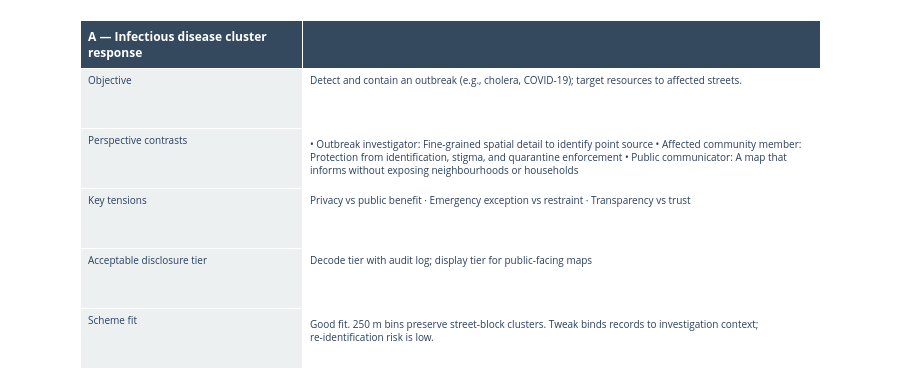
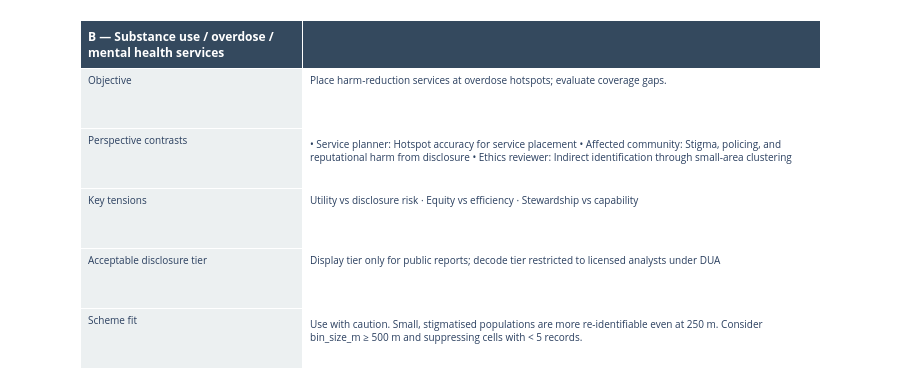
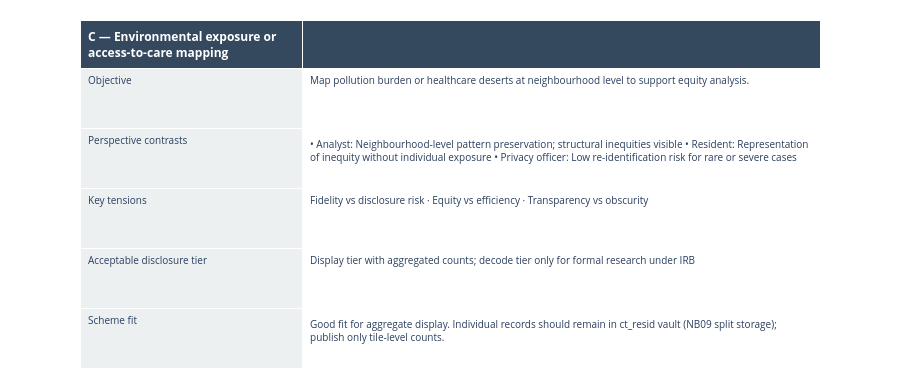

Notebook cell for these charts, in order:
### Markdown cell above
## Three Public Health Scenarios

The same scheme may be ethical in one scenario and inappropriate in another.
For each scenario the matrix shows which tensions dominate and what the
acceptable disclosure tier is.

### Code cell
scenarios = [
    {
        "name": "A — Infectious disease cluster response",
        "objective": "Detect and contain an outbreak (e.g., cholera, COVID-19); target resources to affected streets.",
        "perspectives": [
            ("Outbreak investigator", "Fine-grained spatial detail to identify point source"),
            ("Affected community member", "Protection from identification, stigma, and quarantine enforcement"),
            ("Public communicator", "A map that informs without exposing neighbourhoods or households"),
        ],
        "tensions": "Privacy vs public benefit · Emergency exception vs restraint · Transparency vs trust",
        "acceptable_tier": "Decode tier with audit log; display tier for public-facing maps",
        "scheme_fit": "Good fit. 250 m bins preserve street-block clusters. Tweak binds records to investigation context; re-identification risk is low.",
    },
    {
        "name": "B — Substance use / overdose / mental health services",
        "objective": "Place harm-reduction services at overdose hotspots; evaluate coverage gaps.",
        "perspectives": [
            ("Service planner", "Hotspot accuracy for service placement"),
            ("Affected community", "Stigma, policing, and reputational harm from disclosure"),
            ("Ethics reviewer", "Indirect identification through small-area clustering"),
        ],
        "tensions": "Utility vs disclosure risk · Equity vs efficiency · Stewardship vs capability",
        "acceptable_tier": "Display tier only for public reports; decode tier restricted to licensed analysts under DUA",
        "scheme_fit": "Use with caution. Small, stigmatised populations are more re-identifiable even at 250 m. Consider bin_size_m ≥ 500 m and suppressing cells with < 5 records.",
    },
    {
        "name": "C — Environmental exposure or access-to-care mapping",
        "objective": "Map pollution burden or healthcare deserts at neighbourhood level to support equity analysis.",
        "perspectives": [
            ("Analyst", "Neighbourhood-level pattern preservation; structural inequities visible"),
            ("Resident", "Representation of inequity without individual exposure"),
            ("Privacy officer", "Low re-identification risk for rare or severe cases"),
        ],
        "tensions": "Fidelity vs disclosure risk · Equity vs efficiency · Transparency vs obscurity",
        "acceptable_tier": "Display tier with aggregated counts; decode tier only for formal research under IRB",
        "scheme_fit": "Good fit for aggregate display. Individual records should remain in ct_resid vault (NB09 split storage); publish only tile-level counts.",
    },
]

for sc in scenarios:
    fig_s = go.Figure(go.Table(
        columnwidth=[1.5, 3.5],
        header=dict(
            values=[f'<b>{sc["name"]}</b>', ''],
            fill_color='#34495e', font=dict(color='white', size=12), align='left',
        ),
        cells=dict(
            values=[
                ["Objective", "Perspective contrasts", "Key tensions",
                 "Acceptable disclosure tier", "Scheme fit"],
                [sc["objective"],
                 "\n".join(f'• {role}: {view}' for role, view in sc["perspectives"]),
                 sc["tensions"],
                 sc["acceptable_tier"],
                 sc["scheme_fit"]],
            ],
            fill_color=[['#ecf0f1'], ['#ffffff']],
            align='left', font=dict(size=10), height=60,
        ),
    ))
    fig_s.update_layout(height=380, margin=dict(t=20, b=10))
    fig_s.show()

### Figure 1 — Plotly figure (JSON) as saved in the notebook; plotly's stock layout.template omitted (floating-point values rounded to 4 significant figures)
{"data": [{"cells": {"align": "left", "fill": {"color": [["#ecf0f1"], ["#ffffff"]]}, "font": {"size": 10}, "height": 60, "values": [["Objective", "Perspective contrasts", "Key tensions", "Acceptable disclosure tier", "Scheme fit"], ["Detect and contain an outbreak (e.g., cholera, COVID-19); target resources to affected streets.", "• Outbreak investigator: Fine-grained spatial detail to identify point source\n• Affected community member: Protection from identification, stigma, and quarantine enforcement\n• Public communicator: A map that informs without exposing neighbourhoods or households", "Privacy vs public benefit · Emergency exception vs restraint · Transparency vs trust", "Decode tier with audit log; display tier for public-facing maps", "Good fit. 250 m bins preserve street-block clusters. Tweak binds records to investigation context; re-identification risk is low."]]}, "columnwidth": [1.5, 3.5], "header": {"align": "left", "fill": {"color": "#34495e"}, "font": {"color": "white", "size": 12}, "values": ["<b>A — Infectious disease cluster response</b>", ""]}, "type": "table"}], "layout": {"height": 380, "margin": {"b": 10, "t": 20}}}

### Figure 2 — Plotly figure (JSON) as saved in the notebook; plotly's stock layout.template omitted (floating-point values rounded to 4 significant figures)
{"data": [{"cells": {"align": "left", "fill": {"color": [["#ecf0f1"], ["#ffffff"]]}, "font": {"size": 10}, "height": 60, "values": [["Objective", "Perspective contrasts", "Key tensions", "Acceptable disclosure tier", "Scheme fit"], ["Place harm-reduction services at overdose hotspots; evaluate coverage gaps.", "• Service planner: Hotspot accuracy for service placement\n• Affected community: Stigma, policing, and reputational harm from disclosure\n• Ethics reviewer: Indirect identification through small-area clustering", "Utility vs disclosure risk · Equity vs efficiency · Stewardship vs capability", "Display tier only for public reports; decode tier restricted to licensed analysts under DUA", "Use with caution. Small, stigmatised populations are more re-identifiable even at 250 m. Consider bin_size_m ≥ 500 m and suppressing cells with < 5 records."]]}, "columnwidth": [1.5, 3.5], "header": {"align": "left", "fill": {"color": "#34495e"}, "font": {"color": "white", "size": 12}, "values": ["<b>B — Substance use / overdose / mental health services</b>", ""]}, "type": "table"}], "layout": {"height": 380, "margin": {"b": 10, "t": 20}}}

### Figure 3 — Plotly figure (JSON) as saved in the notebook; plotly's stock layout.template omitted (floating-point values rounded to 4 significant figures)
{"data": [{"cells": {"align": "left", "fill": {"color": [["#ecf0f1"], ["#ffffff"]]}, "font": {"size": 10}, "height": 60, "values": [["Objective", "Perspective contrasts", "Key tensions", "Acceptable disclosure tier", "Scheme fit"], ["Map pollution burden or healthcare deserts at neighbourhood level to support equity analysis.", "• Analyst: Neighbourhood-level pattern preservation; structural inequities visible\n• Resident: Representation of inequity without individual exposure\n• Privacy officer: Low re-identification risk for rare or severe cases", "Fidelity vs disclosure risk · Equity vs efficiency · Transparency vs obscurity", "Display tier with aggregated counts; decode tier only for formal research under IRB", "Good fit for aggregate display. Individual records should remain in ct_resid vault (NB09 split storage); publish only tile-level counts."]]}, "columnwidth": [1.5, 3.5], "header": {"align": "left", "fill": {"color": "#34495e"}, "font": {"color": "white", "size": 12}, "values": ["<b>C — Environmental exposure or access-to-care mapping</b>", ""]}, "type": "table"}], "layout": {"height": 380, "margin": {"b": 10, "t": 20}}}
